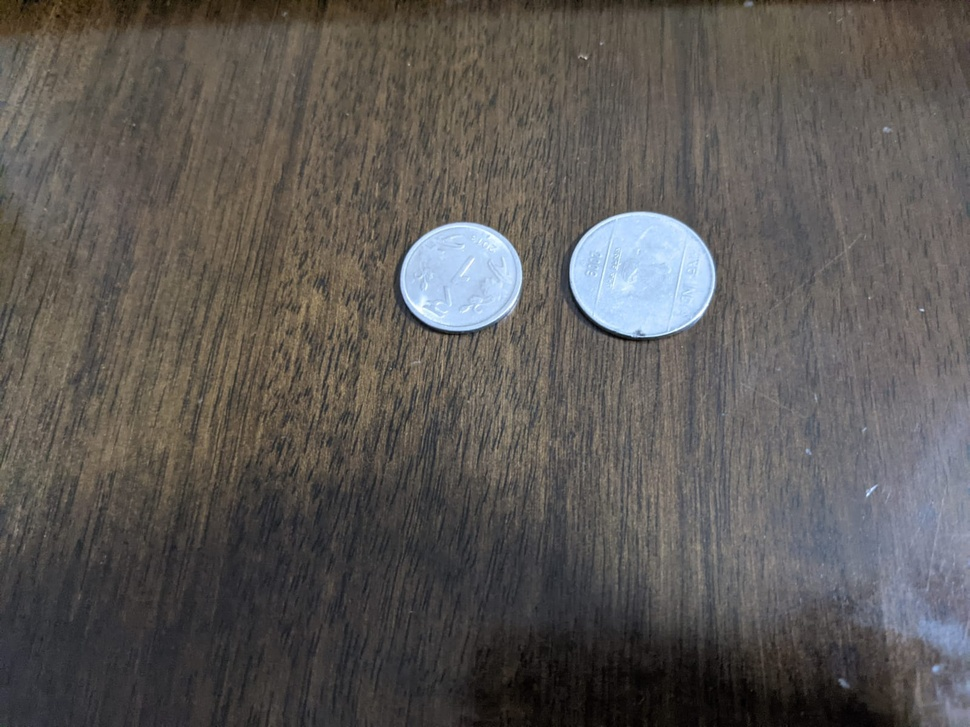
#> input picture Assignments/Week 3/Assignment 1/Assets/input/input_image.jpg, 970 x 727 px, shrunk from 1600 x 1200 before the run, given in place of the camera
$ python w3a1.py
#> lines starting #> are read from the running program, lines starting #| are printed output that depends on the picture
import cv2
import numpy

camera = cv2.VideoCapture(0)
return_value, image = camera.read()
#> image is the input picture: shape (727, 970, 3); mean B, G, R 85, 88.2, 92

# image = cv2.imread("Assignments/Week 3/Assignment 1/assets/input/input_image_3.jpg")

gray_image = cv2.cvtColor(image, cv2.COLOR_RGB2GRAY)
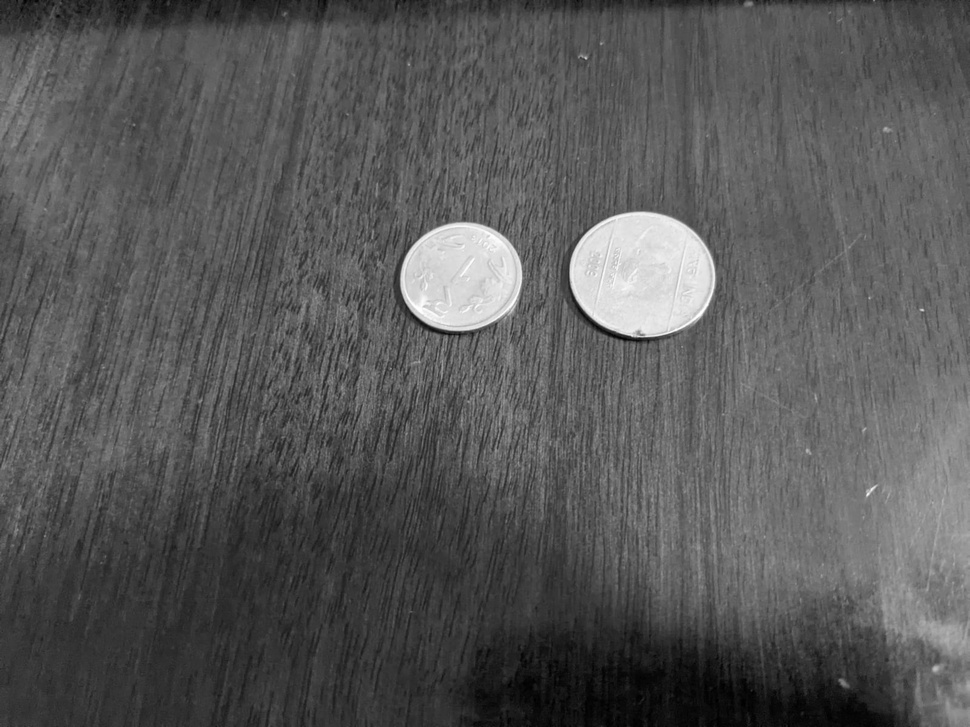
#> gray_image: shape (727, 970); min 0, max 254, mean 87.8
output_image = numpy.array(image)

blurIntensity = 11 #initial blur intensity
numOfCircles = 50

coins = numpy.zeros((2, 3))

while(numOfCircles > 2 and blurIntensity < 300):
    output_image = numpy.array(image)
    print("blurIntensity - "+str(blurIntensity))
    gray_image = cv2.medianBlur(gray_image, blurIntensity)

    circles = cv2.HoughCircles(gray_image, cv2.HOUGH_GRADIENT, 1, 30, param1=50, param2=50, minRadius=0, maxRadius=0)

    if circles is not None:
        circles = numpy.array(circles)
        circles = circles.astype(numpy.uint16)
        numOfCircles = (int(numpy.product(circles.shape)/3))
        circles = circles.reshape(numOfCircles, 3)
        if(numOfCircles == 2):
            coins = numpy.array(circles)
        for circle_to_draw in circles:
            print(circle_to_draw)
            x = circle_to_draw[0]
            y = circle_to_draw[1]
            r = circle_to_draw[2]
            cv2.circle(output_image, (x, y), r, (0, 0, 255), 3)

    blurIntensity += 2
#> this loop made 1 pass
#> coins on pass 1: [[462, 280, 58], [647, 281, 67]]
#> after the loop, blurIntensity = 13; numOfCircles = 2

if(numpy.sum(coins) == 0):
    print("Program exited, coins not detected, check output image.")
    cv2.imwrite('Assignments/Week 3/Assignment 1/assets/output/output_image.jpg', output_image)
else:
    start_x = int(coins[0][0])
#> start_x = 462
    start_y = int(coins[0][1])
#> start_y = 280
    end_x = int(coins[1][0])
#> end_x = 647
    end_y = int(coins[1][1])
#> end_y = 281
    radius = int(coins[0][2])  # Assuming radius of both coins is the same
#> radius = 58
    distance = round((((start_x - end_x) ** 2 + (start_y - end_y) ** 2) ** 0.5)/radius, 2)
#> distance = 3.19
    cv2.line(output_image, (start_x, start_y), (end_x, end_y), (255, 0, 0), 5)
    cv2.circle(output_image, (start_x, start_y), 5, (0, 0, 255), 10)
    cv2.circle(output_image, (end_x, end_y), 5, (0, 0, 255), 10)
    cv2.putText(output_image, "distance - " + str(distance) + " units", (int((start_x + end_x)/2 + 10), int((start_y + end_y)/2) + 10), cv2.FONT_HERSHEY_SIMPLEX, 1, (0, 0, 0), 3)
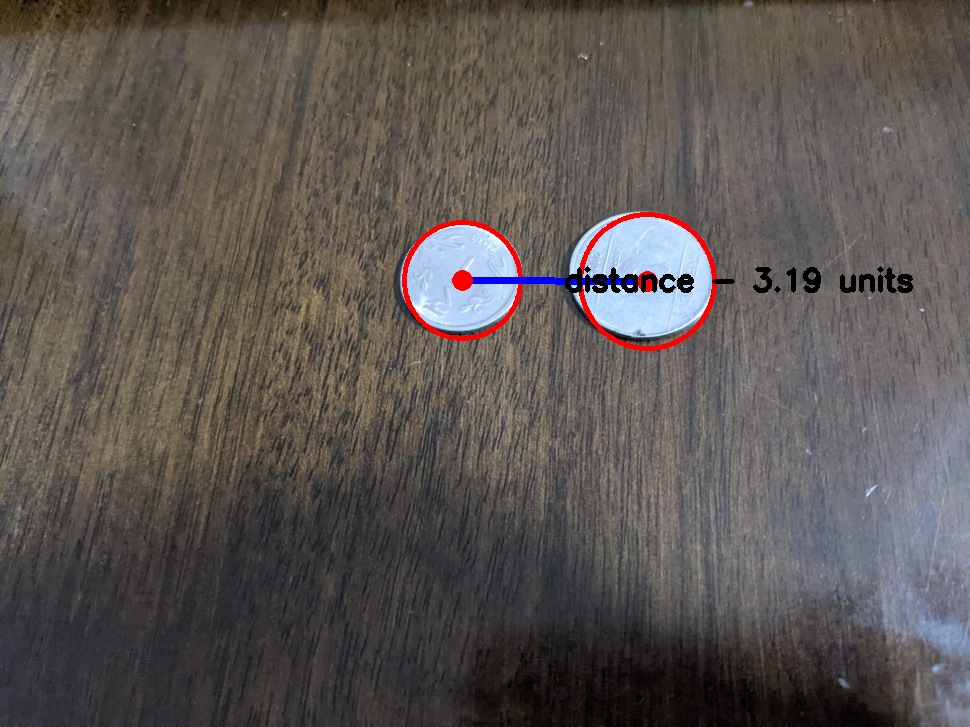
#> output_image: shape (727, 970, 3); mean B, G, R 83.2, 86.3, 91.8
    print("distance - " + str(distance) + " units")
#| distance - 3.19 units
    cv2.imwrite('Assignments/Week 3/Assignment 1/assets/output/output_image.jpg', output_image)

    print("program exited, check output image")
